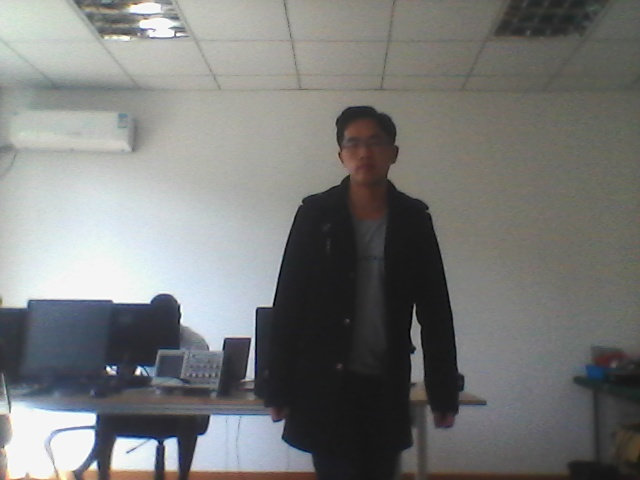
#> input picture test/image/body/ori.jpg, 640 x 480 px
$ python bodyPrepare.py   (Python 2 division)
#> lines starting #> are read from the running program, lines starting #| are printed output that depends on the picture; after the words box and inside, x2 and y2 are one past the last pixel; in counts of white or black regions, pixels touching at a corner belong together
#!usr/bin/env/python
# -*- coding: utf-8 -*-
'''give image derectory and name
   can run anywhere
'''
import cv2
import numpy as np

classfier = cv2.CascadeClassifier('./haarcascade_mcs_upperbody.xml')
image = cv2.imread('../image/body/ori.jpg')
#> image is the input picture: shape (480, 640, 3); mean B, G, R 120.6, 122, 120.8
img = image

gray = cv2.cvtColor(image, cv2.COLOR_BGR2GRAY)
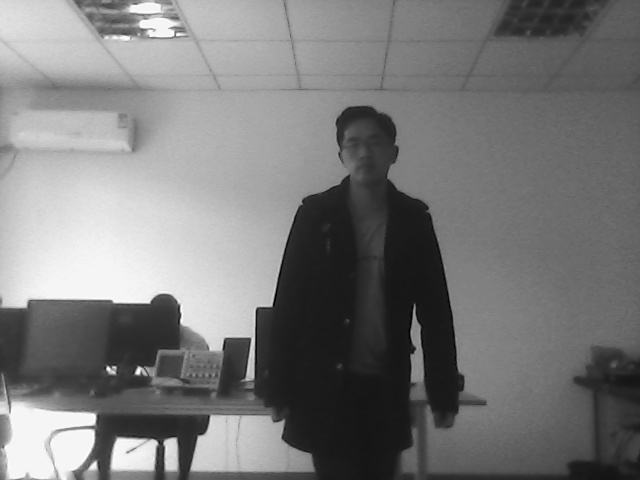
#> gray: shape (480, 640); min 0, max 255, mean 121.5
cv2.imwrite('../image/body/gray.jpg',gray)
cv2.equalizeHist(gray)     #灰度图像进行直方图等距化

cv2.imwrite('../image/body/equalizeHist.jpg',gray)
gray = cv2.GaussianBlur(gray,(5,5),0)
cv2.imwrite('../image/body/GaussianBlur.jpg',gray)

objs = classfier.detectMultiScale(gray, 1.3, 5)
#> objs = [[278, 91, 172, 157]]
print "faces = ",objs
#| faces =  [[278  91 172 157]]
print "len(faces) = ",len(objs)
#| len(faces) =  1

if len(objs) > 0:
    for (x,y,w,h) in objs:
        cv2.rectangle(img,(x,y),(x+w,y+h),(255,0,0),2)
#> this loop made 1 pass
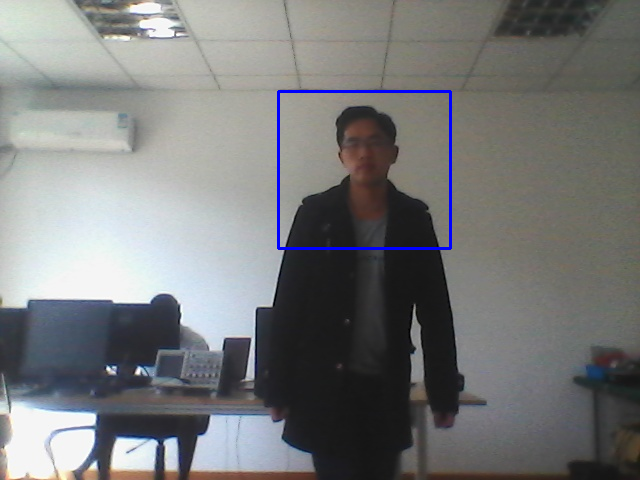
#> img: shape (480, 640, 3); 0.64% of pixels changed, all inside (x1, y1, x2, y2) = (277, 90, 452, 250)
        # [5 lines of commented-out code are left out]
cv2.imwrite('../image/body/finder.jpg',img)
print "finished testing..."
